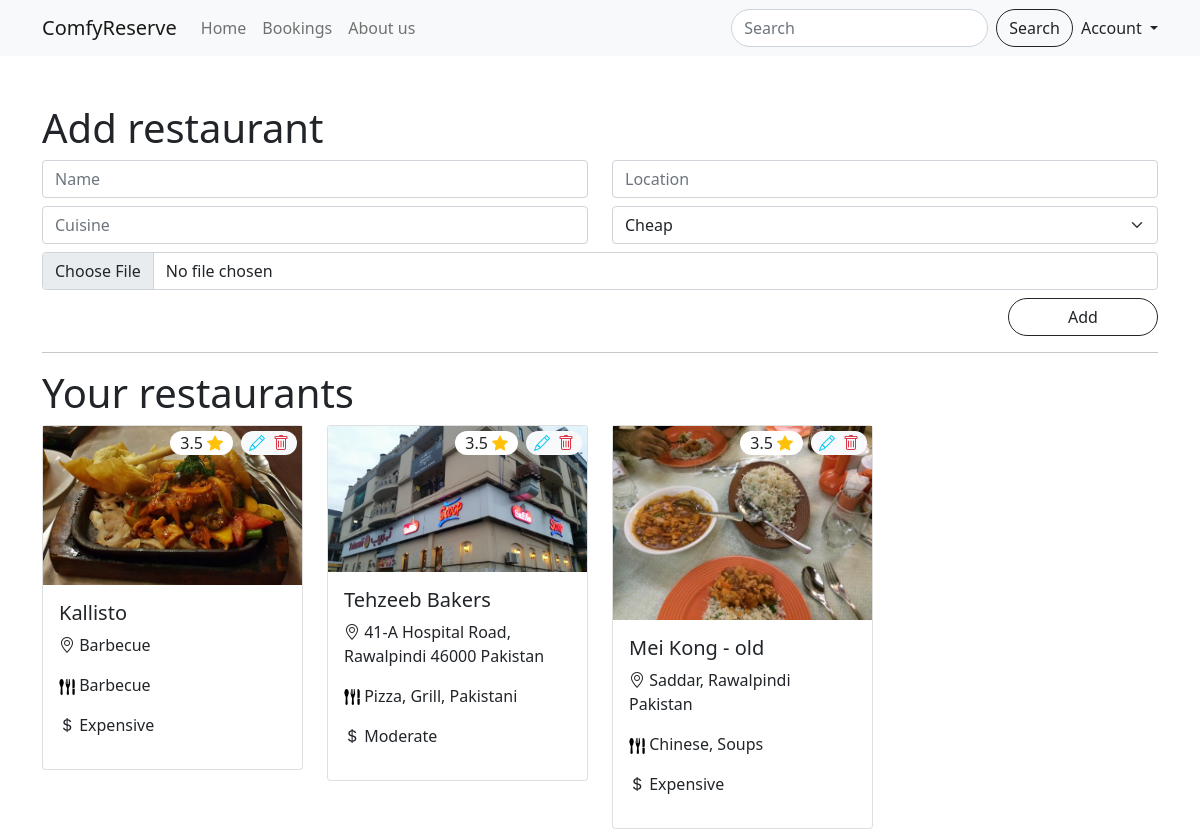
The page /restaurants.php on the database its author committed.
### tables this page shows
CREATE TABLE `restaurants` (
  `id` int NOT NULL AUTO_INCREMENT,
  `name` varchar(255) DEFAULT NULL,
  `location` varchar(255) DEFAULT NULL,
  `cuisine` varchar(255) DEFAULT NULL,
  `price_range` enum('cheap','moderate','expensive') DEFAULT NULL,
  `menu` text,
  `photos` text,
  PRIMARY KEY (`id`)
);

### inc/db/connection.php (called while the page is built, shortened)
<?php
$servername = "localhost";
$username = "root";
$password = "";
$dbname = "restaurantms";
$conn = new mysqli($servername, $username, $password,$dbname);
function __select($sql){
  global $conn;
  $result = $conn->query($sql);
  if($result&&$result->num_rows>0){
    $rows = [];
    while($row=$result->fetch_assoc()){
      $rows[]= $row;
    }
    return $rows;
  }
  return [];
}

### restaurants.php (the view, shortened to what this page needs)
<!DOCTYPE html>
<html lang="en">
<head>
    <?php include_once "inc/shared/head.php"; ?>
    <?php include_once "inc/shared/navbar.php"; ?>
</head>
<body>
    <div class="container">
        <form action="actions/restaurant/add.action.php" method="post" class="row mt-5">
            <h1>Add restaurant</h1>
            <div class="col-md-6">
                <input type="text" name="name" class="form-control mb-2" placeholder="Name" />
            </div>
            <div class="col-md-6">
                <input type="text" name="location" class="form-control mb-2" placeholder="Location" />
            </div>
            <div class="col-md-6">
                <input type="text" name="cuisine" class="form-control mb-2" placeholder="Cuisine" />
            </div>
            <div class="col-md-6">
                <select name="price_range" class="form-select mb-2">
                    <option value="cheap">Cheap</option>
                </select>
            </div>
            <div class="col-md-12">
                <input type="file" class="form-control mb-2" onchange="uploadFile(this)">
            </div>
            <div class="col-md-12 d-flex justify-content-end">
                <button class="btn btn-outline-dark rounded-pill" style="min-width: 150px;">Add</button>
            </div>
        </form>
        <hr>
        <div class="row mt-3">
            <h1>Your restaurants</h1>
            <?php
            include_once "inc/db/connection.php";
            $sql = "select *,(select image from restaurant_images where restaurant_id = restaurants.id limit 1) as image from restaurants";
            $restaurants = __select($sql);
            if (sizeof($restaurants) > 0) {
                for ($i = 0; $i < sizeof($restaurants); $i++) {
                    $row = $restaurants[$i];
                    ?>
                    <div class="col-md-3">
                        <div class="card position-ralative">
                            <div class="rating-container position-absolute d-flex">
                                <div class="rating">
                                    <span>3.5</span>
                                    <i class="bi bi-star-fill text-warning"></i>
                                </div>
                                <ul class="d-flex list-unstyled ps-2 pe-2 rounded-pill bg-light ms-2">
                                    <li class="me-2">
                                        <a href="#" onclick="getRestaurant('<?= $row["id"] ?>')" class="text-info">
                                            <i class="bi bi-pencil"></i>
                                        </a>
                                    </li>
                                    <li>
                                        <a href="actions/restaurant/delete.action.php?id=<?= $row["id"] ?>" onclick="return delConfirm()" class="text-danger">
                                            <i class="bi bi-trash"></i>
                                        </a>
                                    </li>
                                </ul>
                            </div>
                            <div class="card-img-top" style="max-height: 200px;">
                                <img src="<?= $row["image"] ?>" alt="" style="max-height: 200px;width: 100%;">
                            </div>
                            <div class="card-body">
                                <h5 class="card-title">
                                    <?= $row["name"]; ?>
                                </h5>
                                <p class="card-text">
                                    <i class="bi bi-geo-alt"></i>
                                    <span>
                                        <?= $row["location"]; ?>
                                    </span>
                                </p>
                                <p>
                                    <img src="assets/img/cutlery.png" alt="">
                                    <span>
                                        <?= $row["cuisine"]; ?>
                                    </span>
                                </p>
                                <p>
                                    <i class="bi bi-currency-dollar"></i>
                                    <span class="text-capitalize">
                                        <?= $row["price_range"]; ?>
                                    </span>
                                </p>
                            </div>
                        </div>
                    </div>
                <?php }
            } ?>
        </div>
    </div>
</body>
</html>

### assets/css/style.css (style rules this page uses)
.rating-container { right: 5px; top: 5px; }
.rating-container .rating { height: 24px; background: white; text-align: center; border-radius: 35px; padding: 0 10px; }

### rows shown on the page
restaurants: shows a picture, name "Kallisto", location "Barbecue", cuisine "Barbecue", price_range "Expensive"
restaurants: shows a picture, name "Tehzeeb Bakers", location "41-A Hospital Road, Rawalpindi 46000 Pakistan", cuisine "Pizza, Grill, Pakistani", price_range "Moderate"
restaurants: shows a picture, name "Mei Kong - old", location "Saddar, Rawalpindi Pakistan", cuisine "Chinese, Soups", price_range "Expensive"
